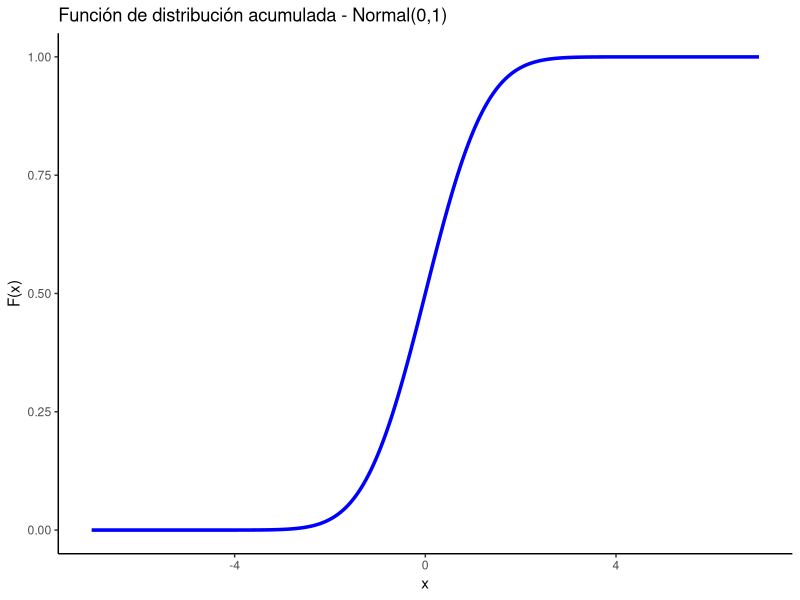
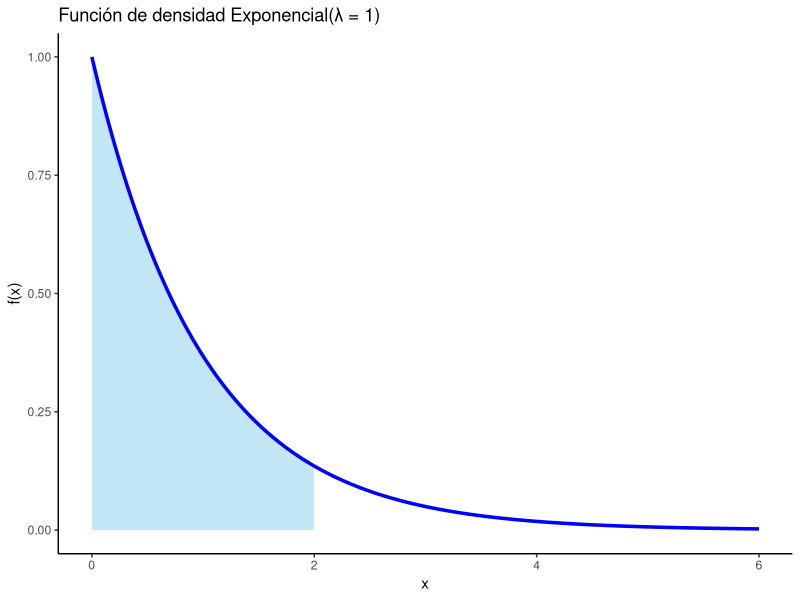

Source code (R) for these figures, in order:
## ---- chunk 1
#| fig-align: "center"
#| #| fig-width: 6
#| fig-height: 4
library(ggplot2)

# Datos
x <- seq(-7, 7, length.out = 800)
df <- data.frame(x = x, Fx = pnorm(x, mean = 0, sd = 1))

# Gráfico
ggplot(df, aes(x = x, y = Fx)) +
  geom_line(size = 1.2, color = "blue") +
  labs(
    title = "Función de distribución acumulada - Normal(0,1)",
    x = "x",
    y = "F(x)"
  ) +
  theme_classic()
## ---- chunk 2
#| fig-align: "center"
#| #| fig-width: 6
#| fig-height: 4
library(ggplot2)

# Datos
x <- seq(0, 6, length.out = 400)
df <- data.frame(x = x, fx = dexp(x, rate = 1))

# Gráfico
ggplot(df, aes(x, fx)) +
  # Área sombreada hasta x=2
  geom_area(data = subset(df, x <= 2),
            aes(y = fx), fill = "skyblue", alpha = 0.5) +
  # Curva de densidad
  geom_line(size = 1.2, color = "blue") +
  labs(
    title = "Función de densidad Exponencial(λ = 1)",
    x = "x",
    y = "f(x)"
  ) +
  theme_classic()
